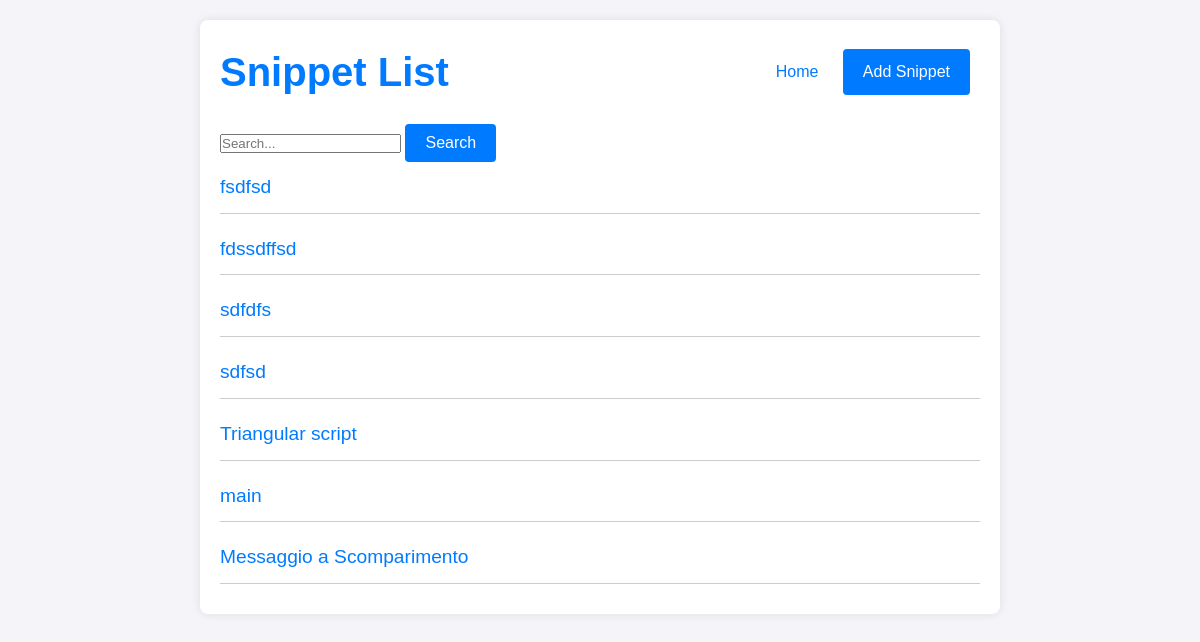
Page /snippets/ on the earlier database version.
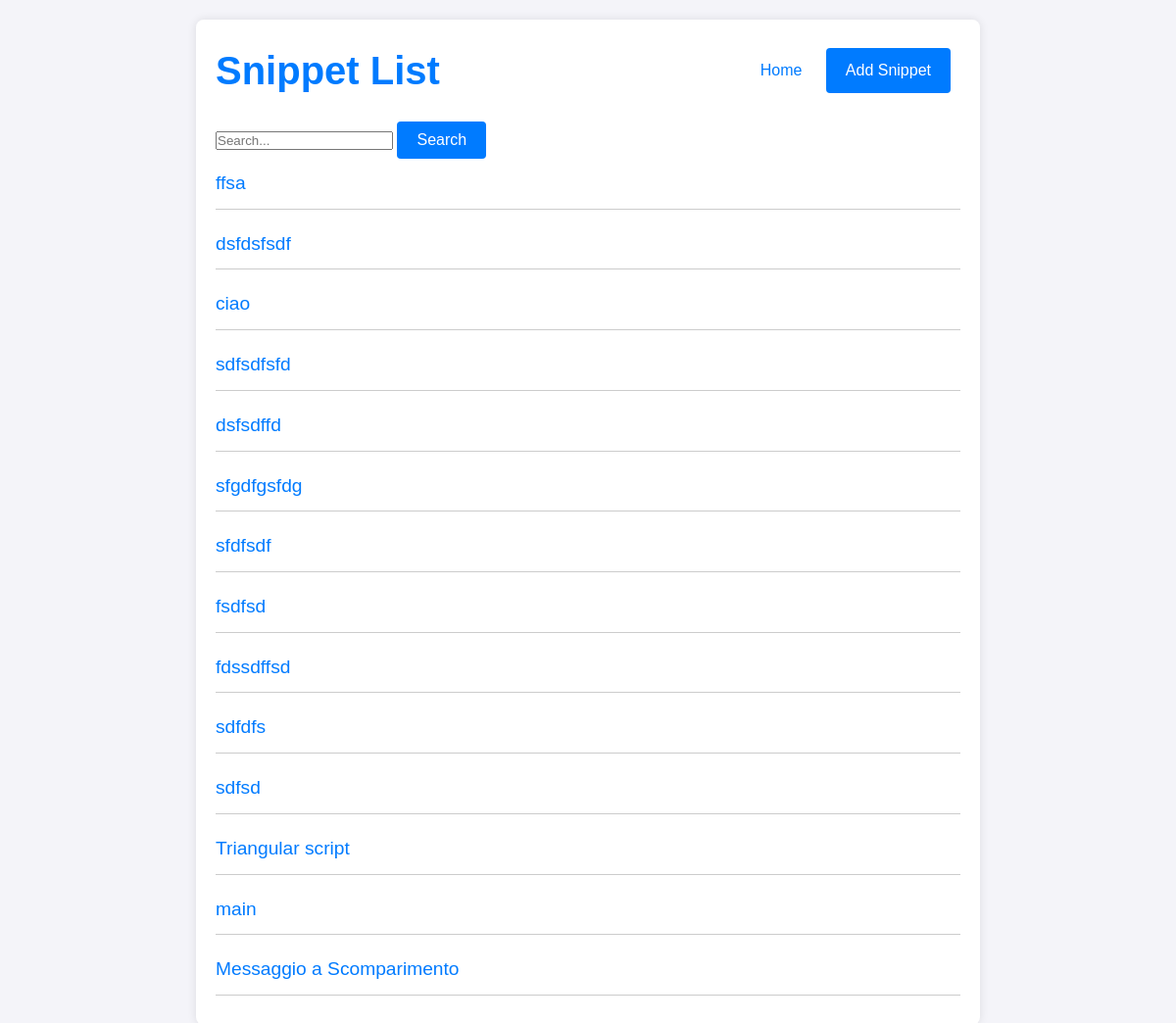
Same page on the later database version.
### snippets/models.py (models this page shows, shortened)
class Snippet(models.Model):
    title = models.CharField(max_length=255)
    language = models.ForeignKey(Language, related_name='snippets', on_delete=models.CASCADE)
    author = models.ForeignKey(User, related_name='snippets', on_delete=models.CASCADE)
    description = models.TextField()
    description_html = models.TextField(editable=False)
    code = models.TextField()
    highlighted_code = models.TextField(editable=False)
    pub_date = models.DateTimeField(default=timezone.now, editable=False)
    update_date = models.DateTimeField(default=timezone.now, editable=False)
    tags = models.CharField(max_length=255, default='')
    class Meta:
        ordering = ['-pub_date']

### snippets/views/snippets.py (the view)
# urls.py: path('', SnippetListView.as_view(), name='snippet_list'),
class SnippetListView(ListView):
    model = Snippet
    template_name = 'snippets/snippet_list.html'
    context_object_name = 'snippets'
    paginate_by = 20
    def get_queryset(self):
        queryset = super().get_queryset()
        query = self.request.GET.get('q')
        if query:
            queryset = queryset.filter(title__icontains=query)
        return queryset
    def get_context_data(self, **kwargs):
        context = super().get_context_data(**kwargs)
        context['search_form'] = SnippetSearchForm(self.request.GET)
        return context

### snippets/forms/search_input_forms.py
class SnippetSearchForm(forms.Form):
    query = forms.CharField(label='Search', required=False, widget=forms.TextInput(attrs={'class': 'form-control'}))

### snippets/templates/snippets/snippet_list.html (shortened to what this page needs)
{% load static %}
<!DOCTYPE html>
<html lang="en">
<head>
    <link rel="stylesheet" href="{% static 'css/listed.css' %}">
</head>
<body>
<div class="container">
    <header>
        <h1>Snippet List</h1>
        <nav>
            <a href="{% url 'home' %}">Home</a>
            <a href="{% url 'add_snippet' %}" class="btn">Add Snippet</a>
        </nav>
    </header>
    <form method="get" action="{% url 'snippet_list' %}" class="form-inline my-2 my-lg-0">
        <label>
            <input type="text" id="searchInput" name="q" value="{{ request.GET.q }}" placeholder="Search..."
                   class="form-control mr-sm-2">
        </label>
        <button type="submit" class="btn btn-outline-success my-2 my-sm-0">Search</button>
    </form>
    <main>
        <ul>
            {% for snippet in snippets %}
                <li>
                    <span>
                        <a href="{% url 'snippet_detail' snippet.pk %}">{{ snippet.title }}</a>
                    </span>
                </li>
            {% empty %}
                <p>No snippets found.</p>
            {% endfor %}
        </ul>
    </main>
</div>
</body>
</html>

Differences in the rows shown:
added Snippet: title "ffsa"
added Snippet: title "dsfdsfsdf"
added Snippet: title "ciao"
added Snippet: title "sdfsdfsfd"
added Snippet: title "dsfsdffd"
added Snippet: title "sfgdfgsfdg"
added Snippet: title "sfdfsdf"
